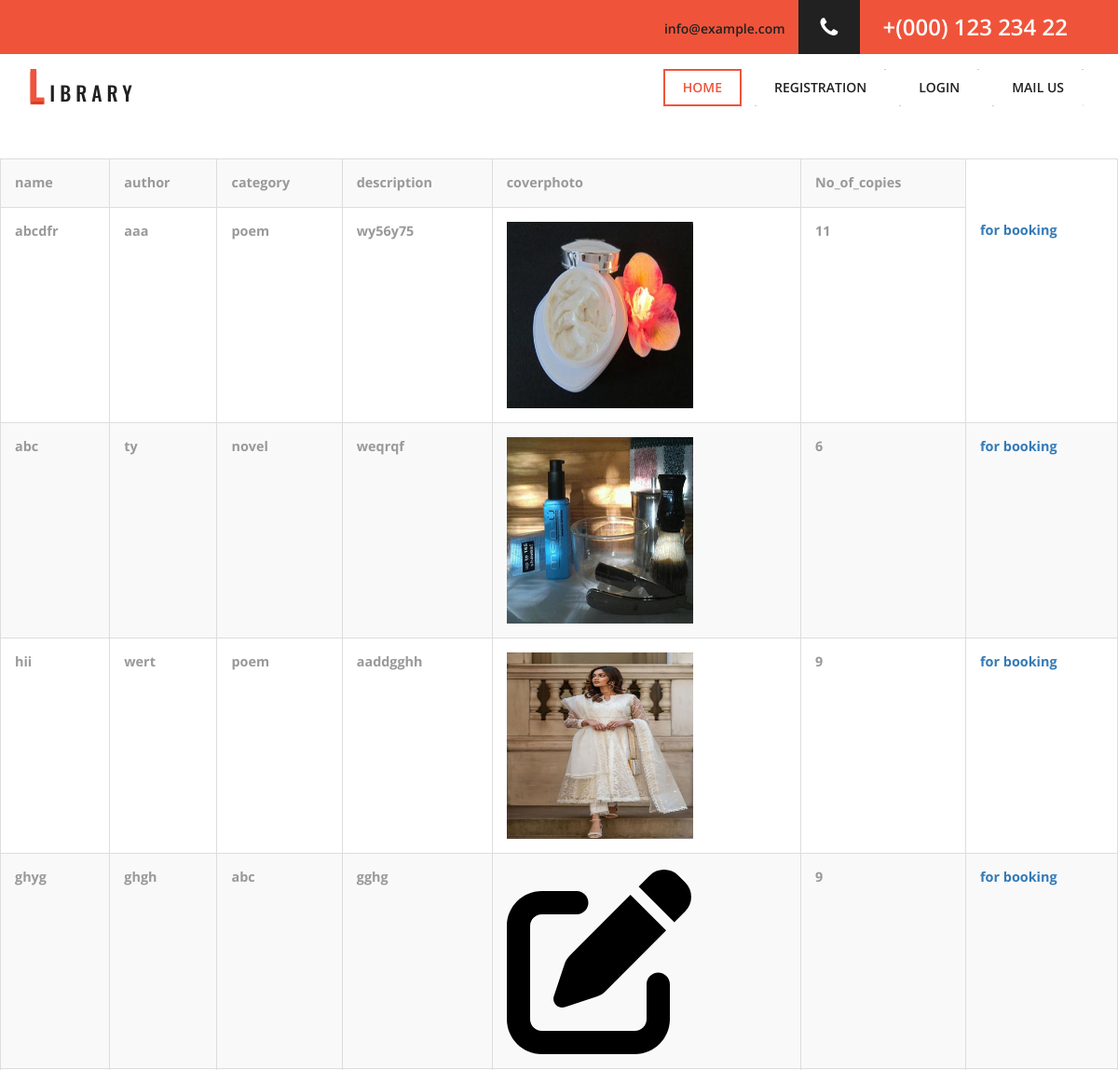
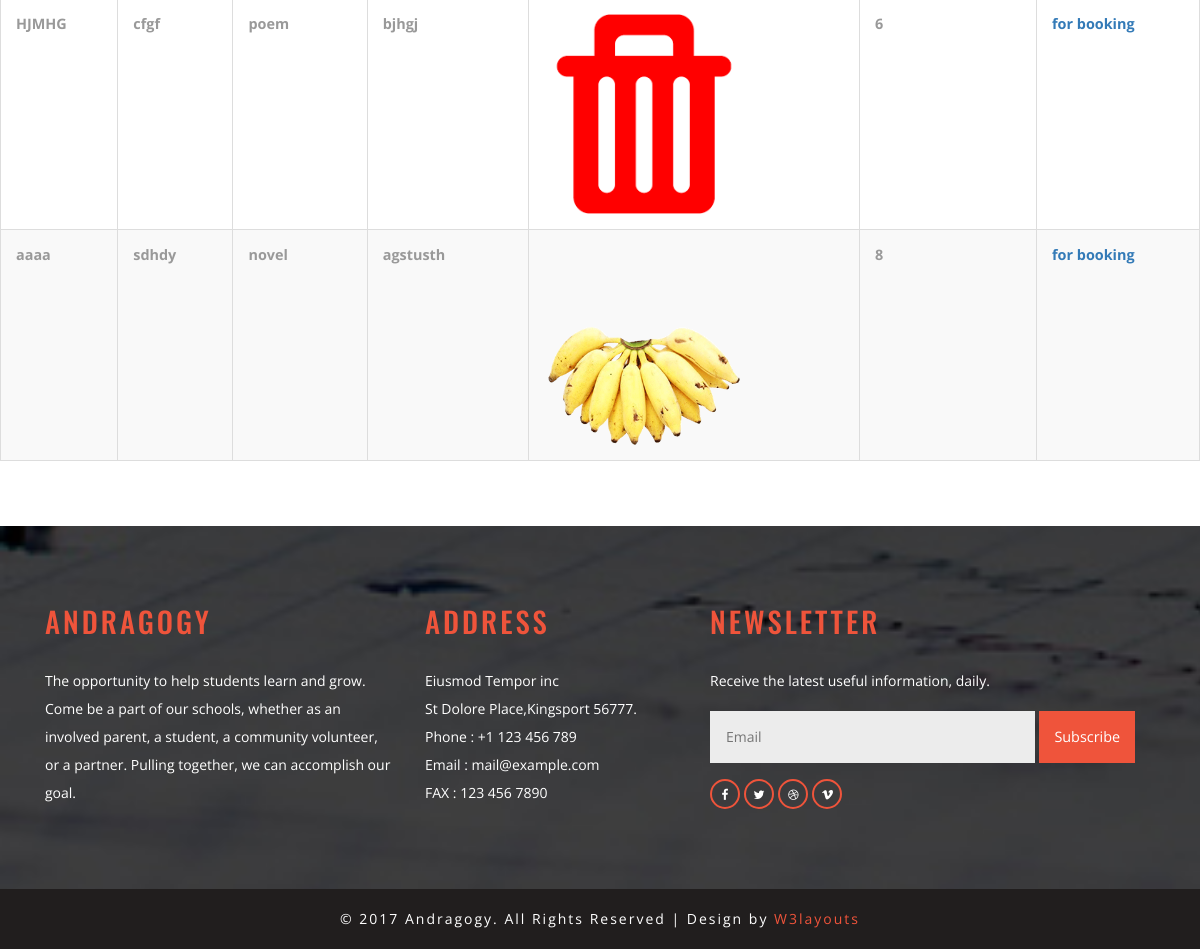
/student/view_book, run on the app's committed database (2 pictures, top to bottom).
### library/models.py (models this page shows)
class books(models.Model):
    name=models.CharField(max_length=50)
    author=models.CharField(max_length=50)
    category=models.ForeignKey(categorys,on_delete=models.CASCADE)
    description=models.CharField(max_length=50)
    coverphoto=models.FileField()
    No_of_copies=models.PositiveIntegerField()

class categorys(models.Model):
    name=models.CharField(max_length=50)

### student/views.py (the view)
# urls.py: path('view_book',views.view_book,name='view_book'),
def view_book(request):
   a=books.objects.all()
   return render(request,'viewbook.html',{'m':a})

### templates/viewbook.html
{% extends 'commonbase.html' %}
{% block content %}
<br>
<br>
<table class="table table-bordered table-hover table-striped table-responsive-md">
    <tr class="bg-warning">
        <th>name</th>
        <th>author</th>
        <th>category</th>
        <th>description</th>
        <th>coverphoto</th>
        <th>No_of_copies</th>
    </tr>
    {% for i in m %}
    <tr>
        <th>{{i.name}}</th>
        <th>{{i.author}}</th>
        <th>{{i.category.name}}</th>
        <th>{{i.description}}</th>
        <th><img src="{{i.coverphoto.url}}" alt="" style="width:200px;height:200px"></th>
        <th>{{i.No_of_copies}}</th>
        <th><a href="{% url 'book_ing' i.id %}">for booking</a></th>
    </tr>
    {% endfor %}
</table>
<br>
<br>
{% endblock %}

### static/web/css/style.css (style rules this page uses)
html, body { font-size: 100%; font-family: 'Open Sans', sans-serif; background:#ffffff; margin: 0; }
input[type="submit"],input[type="reset"],a,.w3ls_services_grid,.w3ls_footer_grid_leftr h4,.w3ls_footer_grid_leftl { -webkit-transition: 0.5s ease-in; -moz-transition: 0.5s ease-in; -ms-transition: 0.5s ease-in; -o-transition: 0.5s ease-in; transition:0.5s ease-in; }
.table > thead > tr > th, .table > tbody > tr > th, .table > tfoot > tr > th, .table > thead > tr > td, .table > tbody > tr > td, .table > tfoot > tr > td { border-top: none !important; }
.table td, .table>tbody>tr>td, .table>tbody>tr>th, .table>tfoot>tr>td, .table>tfoot>tr>th, .table>thead>tr>td, .table>thead>tr>th { padding: 15px!important; }
.table > thead > tr > th, .table > tbody > tr > th, .table > tfoot > tr > th, .table > thead > tr > td, .table > tbody > tr > td, .table > tfoot > tr > td { font-size: 0.9em; color: #999; border-top: none !important; }

### data on the page
books: name "abcdfr", author "aaa", category.name "poem", description "wy56y75", coverphoto (picture), No_of_copies "11"
books: name "abc", author "ty", category.name "novel", description "weqrqf", coverphoto (picture), No_of_copies "6"
books: name "hii", author "wert", category.name "poem", description "aaddgghh", coverphoto (picture), No_of_copies "9"
books: name "ghyg", author "ghgh", category.name "abc", description "gghg", coverphoto (picture), No_of_copies "9"
books: name "HJMHG", author "cfgf", category.name "poem", description "bjhgj", coverphoto (picture), No_of_copies "6"
books: name "aaaa", author "sdhdy", category.name "novel", description "agstusth", coverphoto (picture), No_of_copies "8"
